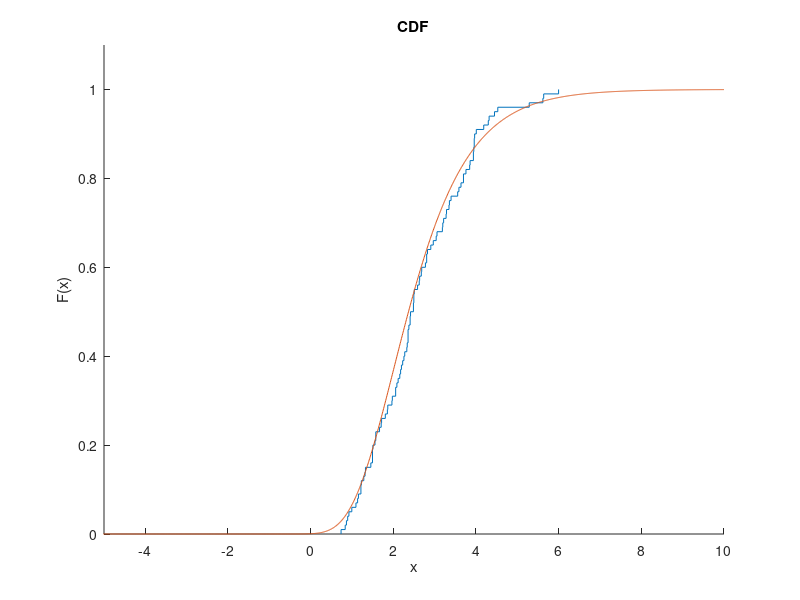
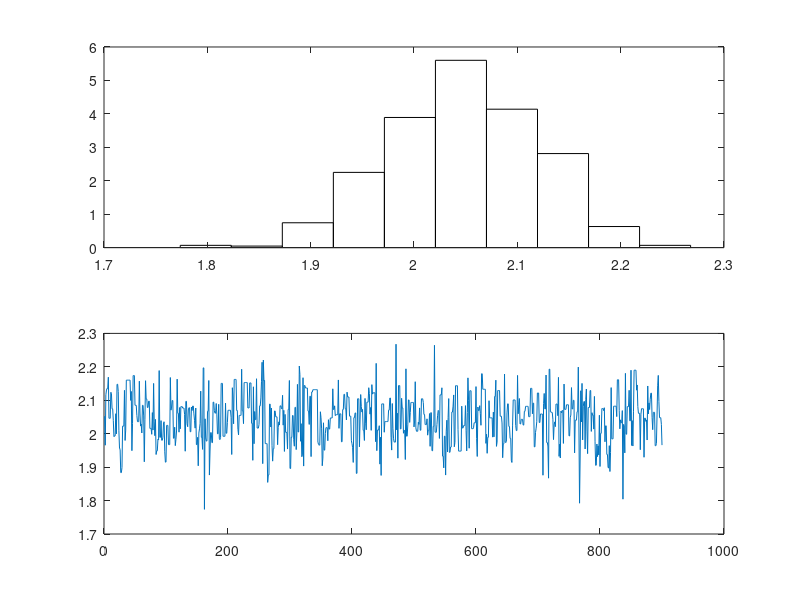
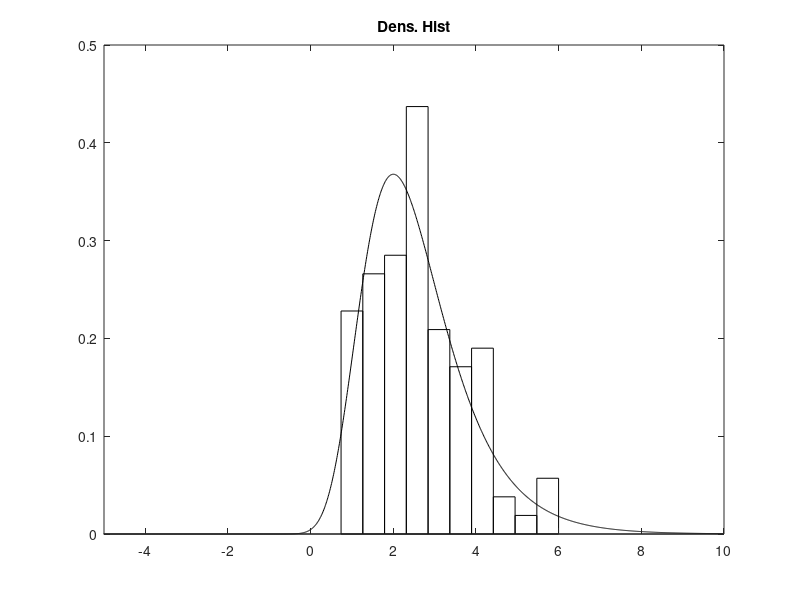

MATLAB code to generate these figures, in order:
%Final Exam
%1 a) the method used is the alternative procedure
%Alternative Procedure

randSampl = rand(100, 1);
stpSize = 0.01; 
range=[-10, 10];
i = (range(2) - range(1))/stpSize;
x = linspace(range(1), range(2), i);
n = length(x);
CDF = zeros(1, n);
f = @(y)exp(-(y-2)).*exp(-exp(-(y-2)));

for i = 1:n
	a = x(i);
		CDF(i) = integral(f, -200, a);
end
for i = 1:length(randSampl)
	place = CDF;
	for j=1:n
		if(place(j) < randSampl(i))
			place(j) = 1;
		end
	end
	[c, ind] = min(place);
	rv(i) = x(ind);
end
y = f(x);

%histogram with true density
figure(4)
[N, h] = hist(rv);
N = N/(h(2) - h(1))/100;
bar(h,N,1,'w'), hold on
plot(x,y,'k'), hold off
title('Dens. Hist')
xlim([-5 10])

%CDF
%emperical
figure(2)
hold on
ecdf(rv)

%theoretical
theocdf=1-evcdf(-x,-2,1);
plot(x, theocdf)
title('CDF')
axis([-5 10 0 1.1])
hold off


%b)
%method (MCMC)
%initialize parameters for Markov chain
n1 = 1000;
x = zeros(1,n1);
burn = 100;
x(1) = rand;
mix = 0;

strg = 'evpdf(-x,-a,1)';
L = inline(strg, 'x', 'a');

for i = 2:n1
    y=normrnd(2,0.10);    
    u = rand(1);
    alpha = min([1, prod(L(rv, y))/prod(L(rv, x(i-1)))]);
    if u <= alpha
        x(i) = y;
        mix = mix + 1;
    else
        x(i) = x(i-1);
    end
end

mkChain  = x(burn + 1:n1);
n2 = length(mkChain);

figure(3)
subplot(2,1,2);
plot(mkChain)
subplot(2,1,1);
[N,h]=hist(mkChain);
N=N/(h(2)-h(1))/n2;
bar(h,N,1,'w')

mix = mix/n1
meanMKChain = mean(mkChain)
sdMKChain = std(mkChain)

% 95% CI
alpha = 0.05;
k = round(n2*alpha/2);

srtChain = sort(mkChain);
loChain = srtChain(k);
hiChain = srtChain(n2-k);

PI = [loChain hiChain]

%{
Question1

mix =

    0.7900


meanMKChain =

    2.0033


sdMKChain =

    0.0705


PI =

    1.8534    2.1365
%}




